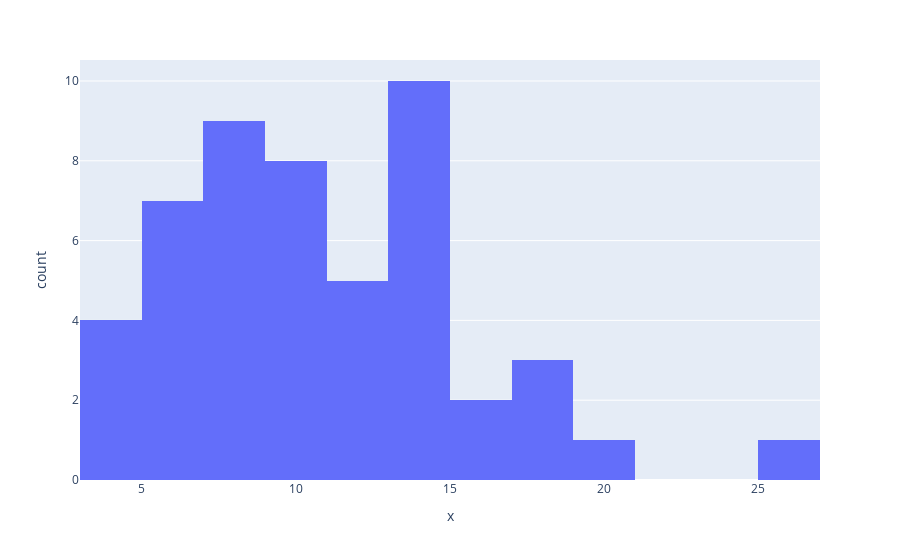

The notebook cell saved with this chart:
### Markdown cell above
We then import plotly.express and initialize a figure object fig and use the histogram() function to specify the data we want on the x-axis.

Lastly, we use the .show() method to generate the plot!

### Code cell
# Preview the list
print(prices_2021)

# import plotly express
import plotly.express as px

# initialize a histogram
fig = px.histogram(x=prices_2021)

# show the plot
fig.show()

### Figure 1 — Plotly figure (JSON) as saved in the notebook; plotly's stock layout.template omitted (floating-point values rounded to 4 significant figures)
{"data": [{"alignmentgroup": "True", "bingroup": "x", "hovertemplate": "x=%{x}<br>count=%{y}<extra></extra>", "legendgroup": "", "marker": {"color": "#636efa", "pattern": {"shape": ""}}, "name": "", "offsetgroup": "", "orientation": "v", "showlegend": false, "type": "histogram", "x": [7.48, 12.52, 17.78, 11.98, 7.49, 5.36, 6.99, 13.58, 14.34, 8.99, 6.62, 12.01, 18, 15.98, 10.62, 6, 10.58, 6.99, 4.31, 4.14, 10.26, 4.07, 14.4, 8.48, 8.49, 14.16, 26, 15.49, 4.79, 9.59, 11.6, 7.57, 13.99, 11.4, 10.35, 7.74, 13.79, 9.58, 13.09, 13.29, 19.42, 9.42, 10.34, 17.99, 14.8, 5.06, 8.55, 8.37, 14.89, 5.98], "xaxis": "x", "yaxis": "y"}], "layout": {"autosize": true, "barmode": "relative", "legend": {"tracegroupgap": 0}, "margin": {"t": 60}, "xaxis": {"anchor": "y", "autorange": true, "domain": [0, 1], "range": [3, 27], "title": {"text": "x"}, "type": "linear"}, "yaxis": {"anchor": "x", "autorange": true, "domain": [0, 1], "range": [0, 10.53], "title": {"text": "count"}}}}
